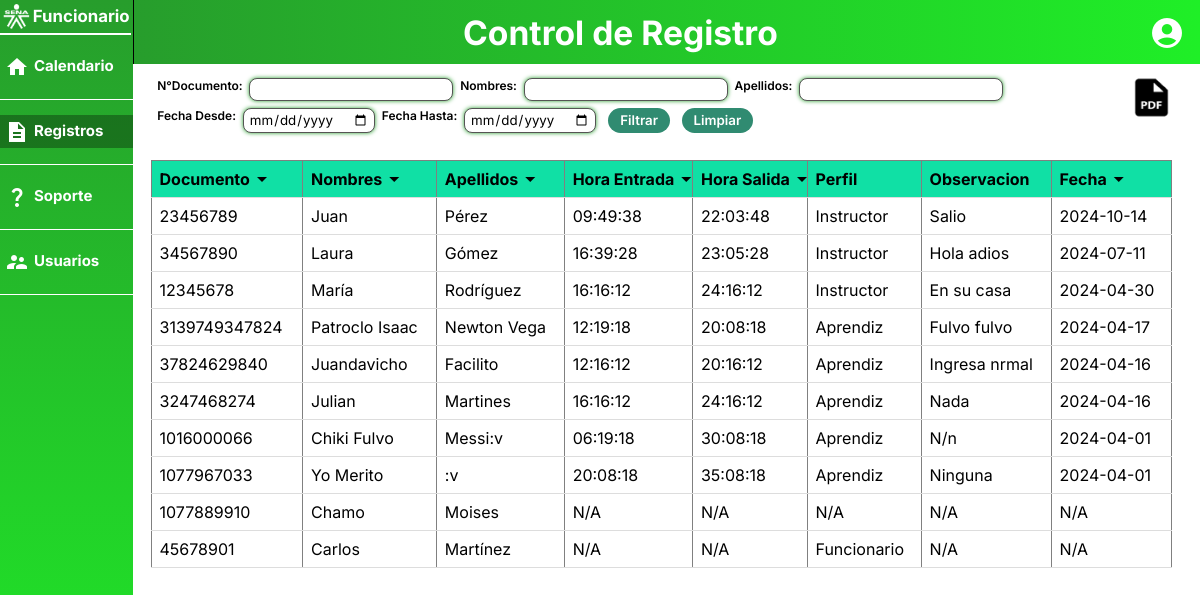
/views/funcionario/registros.php (signed in), run on the app's committed database.
### tables this page shows
CREATE TABLE `usuarios` (
  `id` int(11) NOT NULL,
  `nombres` varchar(50) NOT NULL,
  `apellidos` varchar(50) NOT NULL,
  `tipo_documento` enum('TI','CC','PP') NOT NULL,
  `numero_documento` varchar(20) NOT NULL,
  `telefono` bigint(20) DEFAULT NULL,
  `email` varchar(50) DEFAULT NULL,
  `contrasena` varchar(50) NOT NULL,
  `huella` varbinary(50) DEFAULT NULL,
  `codigo` int(50) DEFAULT NULL,
  `eps` varchar(50) DEFAULT NULL,
  `rh` enum('A+','A-','B+','B-','AB+','AB-','O+','O-') DEFAULT NULL,
  `contacto_emergencia` int(20) DEFAULT NULL,
  `enfermedades` varchar(100) DEFAULT NULL,
  `alergias` varchar(100) DEFAULT NULL
);

### config/ConectorBD.php (called while the page is built, shortened)
<?php
class ConectorBD {
    private $host = "localhost";
    private $port = 3306;
    private $user = "root";
    private $password;
    private $database = "easygenz";
    public function __construct() {
            $this ->conexion = new mysqli(
            $this ->host,
            $this ->user,
            $this ->password,
            $this ->database,
            $this ->port
        );
    }
}

### controllers/usuariosController.php (called while the page is built, shortened)
<?php
require_once __DIR__ . '/../config/ConectorBD.php';
require_once __DIR__ . '/../models/Usuarios.php';
require_once __DIR__ . '/../models/Registros.php';
class UsuarioController {
public function listUsuarios($documento = null, $nombre = null, $apellido = null, $fechaDesde = null, $fechaHasta = null)
{
    $registro = new Registro();
    $usuarios = $registro->getAll($documento, $nombre, $apellido, $fechaDesde, $fechaHasta);
    return $usuarios;
}
}

### models/Registros.php (called while the page is built, shortened)
<?php
require_once(__DIR__ . '/../config/ConectorBD.php');
class Registro
{
    private $conectarse;
    public function __construct()
    {
        $this->conectarse = new ConectorBD();
    }
    public function getAll($documento = null, $nombre = null, $apellido = null, $fechaDesde = null, $fechaHasta = null)
    {
        $sql = "SELECT id, email, telefono, UPPER(rh) as rh, contacto_emergencia, u.numero_documento,
                   CONCAT(UPPER(SUBSTRING(alergias, 1, 1)), LOWER(SUBSTRING(alergias, 2))) AS alergias,
                   CONCAT(UPPER(SUBSTRING(enfermedades, 1, 1)), LOWER(SUBSTRING(enfermedades, 2))) AS enfermedades,
                   CONCAT(UPPER(SUBSTRING(eps, 1, 1)), LOWER(SUBSTRING(eps, 2))) AS eps,
                    CONCAT(
                       UPPER(LEFT(SUBSTRING_INDEX(u.nombres, ' ', 1), 1)),
                       LOWER(SUBSTRING(SUBSTRING_INDEX(u.nombres, ' ', 1), 2)),
                       IF(
                           LOCATE(' ', u.nombres) > 0,
                           CONCAT(' ', UPPER(LEFT(SUBSTRING_INDEX(u.nombres, ' ', -1), 1)), LOWER(SUBSTRING(SUBSTRING_INDEX(u.nombres, ' ', -1), 2))),
                           ''
                       )
                   ) AS nombres,
                   CONCAT(
                       UPPER(LEFT(SUBSTRING_INDEX(u.apellidos, ' ', 1), 1)),
                       LOWER(SUBSTRING(SUBSTRING_INDEX(u.apellidos, ' ', 1), 2)),
                       IF(
                           LOCATE(' ', u.apellidos) > 0,
                           CONCAT(' ', UPPER(LEFT(SUBSTRING_INDEX(u.apellidos, ' ', -1), 1)), LOWER(SUBSTRING(SUBSTRING_INDEX(u.apellidos, ' ', -1), 2))),
                           ''
                       )
                   ) AS apellidos,
                   CONCAT(UPPER(SUBSTRING(IFNULL(cf.observacion, isa.observacion), 1, 1)), LOWER(SUBSTRING(IFNULL(cf.observacion, isa.observacion), 2))) AS observacion,
                   IFNULL(cf.hora_entrada, isa.hora_entrada) as hora_entrada,
                   IFNULL(cf.hora_salida, isa.hora_salida) as hora_salida,
                   IFNULL(cf.fecha, isa.fecha) as fecha
            FROM usuarios u
            LEFT JOIN controlfuncionarios cf ON u.id = cf.id_usuario
            LEFT JOIN ingresosalida_ficha isa ON u.id = isa.id_usuario
            WHERE 1=1";
        $sql .= " ORDER BY IFNULL(cf.fecha, isa.fecha) DESC";
        $stmt = $this->conectarse->conexion->prepare($sql);
        $stmt->execute();
        $resultado = $stmt->get_result();
        return $resultado;
    }
}

### models/Usuarios.php (called while the page is built, shortened)
<?php
require_once(__DIR__ . '/../config/ConectorBD.php');
class Usuarios
{
    private $conectarse;
    public function __construct(){
        $this->conectarse = new ConectorBD();
    }
    public function obtenerPerfilUsuario($id) {
        $conexion = $this->conectarse->conexion;
        $sql= "SELECT CONCAT(UPPER(SUBSTRING(p.perfil, 1, 1)), LOWER(SUBSTRING(p.perfil, 2))) as perfil
            FROM perfil p
            INNER JOIN usuario_perfil up ON p.id = up.id_perfil
            WHERE up.id_usuario = ?";
        $stmt = $conexion->prepare($sql);
        $stmt->bind_param('i', $id);
        $stmt->execute();
        $result = $stmt->get_result();
        return $result->fetch_assoc();
    }
}

### views/funcionario/registros.php (the view, shortened to what this page needs)
<?php
require_once './controllers/usuariosController.php';
?>
<!DOCTYPE html>
<html lang="en">
<head>
  <link rel="stylesheet" href="./css/funcionario/registros.css" />
</head>
<body>
  <nav class="nav">
    <div class="sena">
      <img src="./imagenes/funcionario/logoSena.png" />Funcionario
    </div>
    <div class="menu">
      <a href="?vista=funcionario/inicio">
        <div>
          <span class="material-icons-sharp">home</span>
          <p>Calendario</p>
        </div>
      </a>
    </div>
    <div class="menu">
      <a href="?vista=funcionario/registros">
        <div style="background: rgb(0, 0, 0, 0.32);">
          <span class="material-icons-sharp">description</span>
          <p>Registros</p>
        </div>
    </div>
    <div class="menu">
      <a href="?vista=funcionario/soporte">
        <div>
          <span class="material-icons-sharp">question_mark</span>
          <p>Soporte</p>
        </div>
      </a>
    </div>
    <div class="menu">
      <a href="?vista=funcionario/usuariosData">
        <div>
          <span class="material-icons-sharp">supervisor_account</span>
          <p>Usuarios</p>
        </div>
      </a>
    </div>
  </nav>
  <div class="body">
    <header class="header">
      <div class="title">
        <p>Control de Registro</p>
      </div>
      <div class="perfil">
  <span class="material-icons-sharp" id="perfilIcon">account_circle</span>
</div>
    </header>
    <main class="main">
      <div class="mainLayout">
        <form id="filterForm" method="get" action="">
         <div class="divInput">
          <label for="numero_documento">N°Documento:</label>
          <input type="text" id="numero_documento" class="filter-input" name="numero_documento"
            value="<?= htmlspecialchars($_GET['numero_documento'] ?? '') ?>">
          <label for="nombres">Nombres:</label>
          <input type="text" id="nombres" class="filter-input" name="nombres" value="<?= htmlspecialchars($_GET['nombres'] ?? '') ?>">
          <label for="apellidos">Apellidos:</label>
          <input type="text" id="apellidos" class="filter-input" name="apellidos" value="<?= htmlspecialchars($_GET['apellidos'] ?? '') ?>">
          </div>
          <div class="divInput">
          <label for="fechaDesde">Fecha Desde:</label>
          <input type="date" id="fechaDesde" class="filter-input" name="fechaDesde"
            value="<?= htmlspecialchars($_GET['fechaDesde'] ?? '') ?>">
          <label for="fechaHasta">Fecha Hasta:</label>
          <input type="date" id="fechaHasta" class="filter-input" name="fechaHasta"
            value="<?= htmlspecialchars($_GET['fechaHasta'] ?? '') ?>">
          <button type="submit">Filtrar</button>
          <button type="button" onclick="clearFilters()">Limpiar</button>
          </div>
        </form>
        <button id="downloadPDF" onclick="generatePDF()"><img src="./imagenes/funcionario/pdf.png" alt="pdf" title="Descargar pdf"></button>
      <div class="table-container">
        <table border="1" id="tabla">
          <thead>
            <tr class="sticky">
              <th id="colDocumento">Documento <span class="material-icons-sharp">arrow_drop_down</span></th>
              <th id="colNombre">Nombres <span class="material-icons-sharp">arrow_drop_down</span></th>
              <th id="colApellido">Apellidos <span class="material-icons-sharp">arrow_drop_down</span></th>
              <th id="colHoraEntrada">Hora Entrada <span class="material-icons-sharp">arrow_drop_down</span></th>
              <th id="colHoraSalida">Hora Salida <span class="material-icons-sharp">arrow_drop_down</span></th>
              <th id="colPerfil">Perfil</th>
              <th>Observacion</th>
              <th id="colFecha">Fecha <span class="material-icons-sharp">arrow_drop_down</span></th>
            </tr>
          </thead>
          <tbody>
            <?php
            function mostrarDato($dato)
            {
              return isset($dato) && !empty($dato) ? htmlspecialchars($dato) : 'N/A';
            }
            $usuarios = (new UsuarioController())->listUsuarios($_GET['numero_documento'] ?? null, $_GET['nombres'] ?? null, $_GET['apellidos'] ?? null, $_GET['fechaDesde'] ?? null, $_GET['fechaHasta'] ?? null);
            if ($usuarios->num_rows > 0) {
              while ($usuario = $usuarios->fetch_assoc()) {
                $perfilUsuario = (new Usuarios())->obtenerPerfilUsuario($usuario['id']);
                ?>
                <tr onclick="mostrarModal(<?= $usuario['id'] ?>)" data-user-id="<?= htmlspecialchars($usuario['id']) ?>">
                  <td>
                    <?= mostrarDato($usuario['numero_documento']) ?>
                  </td>
                  <td>
                    <?= mostrarDato($usuario['nombres']) ?>
                  </td>
                  <td>
                    <?= mostrarDato($usuario['apellidos']) ?>
                  </td>
                  <td>
                    <?= mostrarDato($usuario['hora_entrada']) ?>
                  </td>
                  <td>
                    <?= mostrarDato($usuario['hora_salida']) ?>
                  </td>
                  <td>
                    <?= mostrarDato($perfilUsuario['perfil'] ?? null) ?>
                  </td>
                  <td>
                    <?= mostrarDato($usuario['observacion']) ?>
                  </td>
                  <td>
                    <?= mostrarDato($usuario['fecha']) ?>
                  </td>
                </tr>
                <?php
              }
            } else {
              echo "<tr><td colspan='7'>No se encontraron usuarios.</td></tr>";
            }
            ?>
          </tbody>
        </table>
          </div>
    </main>
  </div>
</body>
</html>

### css/funcionario/registros.css (style rules this page uses)
* { margin: 0; padding: 0; font-family: "Inter", sans-serif; }
body { display: flex; margin: 0; overflow: hidden; }
a { text-decoration: none; }
.nav { flex: 1; background: linear-gradient(360deg,#1FEF27,#279D2C ); height: 100vh; display: flex; flex-direction: column; }
.sena { max-width: 100%; display: flex; font-size: clamp(16px, 1.4vw, 24px); font-weight: 700; color: white; align-items: center; border-bottom: 2px solid white; margin-right: 1.5%; }
.menu { height: 8%; border-bottom: 1.5px white solid; display: flex; flex-direction: column; justify-content: center; }
.menu div { color: white; font-size: clamp(11px, 1.25vw, 22px); font-weight: 700; display: flex; padding: 4% 0; }
.main { position: relative; display: flex; flex: 16 1 auto; height: clamp(85vh, 90vh, 92vh); opacity: 0; transform: translateX(-100%); transition: transform 0.8s ease, opacity 0.8s ease; }
.main.show { opacity: 1; transform: translateX(0); }
.mainLayout { height: 100%; margin: 12px; flex: 6; }
.menu span { margin: -1px 5px; }
.sena img { width: 24%; margin: 0.5%; }
.body { flex: 8; display: flex; flex-direction: column; height: 100vh; }
.header { height: 8vh; background: linear-gradient(-90deg,#1FEF27,#279D2C ); display: flex; padding: 0; box-sizing: border-box; border-left: 0.4px solid black; }
.title { flex: 12; color: white; font-size: clamp(30px, 2.8vw, 48px); text-align: center; margin: auto; font-weight: 700; margin-left: 15px; }
.perfil { flex: 1; text-align: right; margin: auto 15px; }
.perfil > span { color: white; font-size: clamp(36px, 3vw, 46px); cursor: pointer; padding-top: 5px; }
.perfil { flex: 1; user-select: none; }
form { margin: 2px 0.5%; display: flex; flex-direction: column; width: 70vw; }
.divInput { display: flex; flex-wrap: nowrap; width: 100%; margin-bottom: 0.8%; }
.divInput label { padding: 0 0.4%; margin: 0 0.4%; font-size: clamp(10px, 1vw, 22px); font-weight: 600; }
.divInput input { padding: 0.3% 0.6%; border-radius: 8px; border: 1px solid rgb(85, 84, 84); box-shadow: 0 0 4px #279D2C; }
.divInput input[type="date"] { cursor: pointer; }
.divInput button { background-color: #308b71; padding: 0.5% 1.4%; margin-left: 12px; border-radius: 15px; color: white; font-weight: 600; border: 0; font-size: (12px 1.2vw, 22px); }
.table-container { max-height: 78%; overflow-y: auto; overflow-x: hidden; margin-top: 20px; }
table { width: 98%; border-collapse: collapse; margin: 0 0.5%; }
th, td { padding: 8px; text-align: left; border-bottom: 1px solid #ddd; }
th { background-color: #10e0a5; position: sticky; color: black; top: 0; z-index: 1; }
th span { cursor: pointer; position: absolute; top: 18%; }
#downloadPDF { background: none; border: none; padding: 0; position: absolute; top: 1.5%; right: 1.9%; }
#downloadPDF img { width: 86%; cursor: pointer; }

### data on the page
usuarios: numero_documento "23456789", nombres "Juan", apellidos "Pérez", hora_entrada "09:49:38", hora_salida "22:03:48", perfil "Instructor", observacion "Salio", fecha "2024-10-14"
usuarios: numero_documento "34567890", nombres "Laura", apellidos "Gómez", hora_entrada "16:39:28", hora_salida "23:05:28", perfil "Instructor", observacion "Hola adios", fecha "2024-07-11"
usuarios: numero_documento "12345678", nombres "María", apellidos "Rodríguez", hora_entrada "16:16:12", hora_salida "24:16:12", perfil "Instructor", observacion "En su casa", fecha "2024-04-30"
usuarios: numero_documento "3139749347824", nombres "Patroclo Isaac", apellidos "Newton Vega", hora_entrada "12:19:18", hora_salida "20:08:18", perfil "Aprendiz", observacion "Fulvo fulvo", fecha "2024-04-17"
usuarios: numero_documento "37824629840", nombres "Juandavicho", apellidos "Facilito", hora_entrada "12:16:12", hora_salida "20:16:12", perfil "Aprendiz", observacion "Ingresa nrmal", fecha "2024-04-16"
usuarios: numero_documento "3247468274", nombres "Julian", apellidos "Martines", hora_entrada "16:16:12", hora_salida "24:16:12", perfil "Aprendiz", observacion "Nada", fecha "2024-04-16"
usuarios: numero_documento "1016000066", nombres "Chiki Fulvo", apellidos "Messi:v", hora_entrada "06:19:18", hora_salida "30:08:18", perfil "Aprendiz", observacion "N/n", fecha "2024-04-01"
usuarios: numero_documento "1077967033", nombres "Yo Merito", apellidos ":v", hora_entrada "20:08:18", hora_salida "35:08:18", perfil "Aprendiz", observacion "Ninguna", fecha "2024-04-01"
usuarios: numero_documento "1077889910", nombres "Chamo", apellidos "Moises", hora_entrada "N/A", hora_salida "N/A", perfil "N/A", observacion "N/A", fecha "N/A"
usuarios: numero_documento "45678901", nombres "Carlos", apellidos "Martínez", hora_entrada "N/A", hora_salida "N/A", perfil "Funcionario", observacion "N/A", fecha "N/A"
